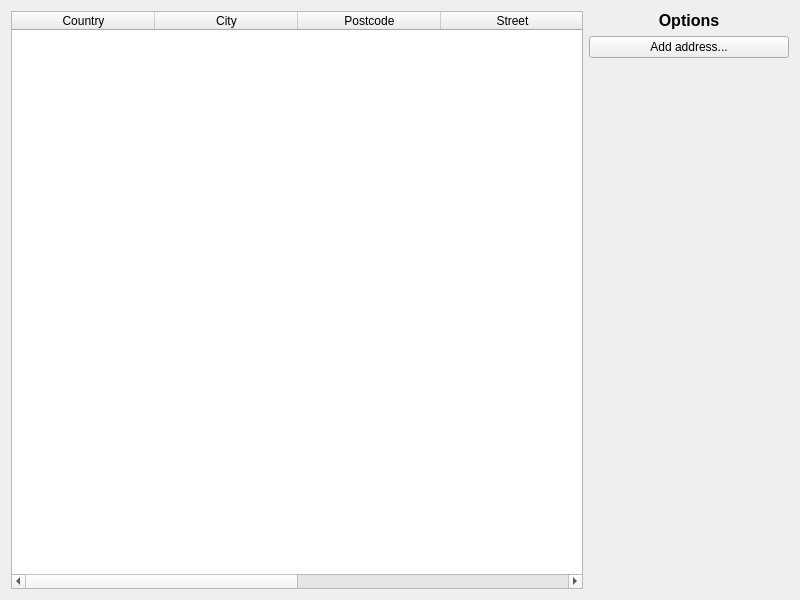
<?xml version="1.0" encoding="UTF-8"?>
<ui version="4.0">
 <class>AddressesWidget</class>
 <widget class="QWidget" name="AddressesWidget">
  <property name="geometry">
   <rect>
    <x>0</x>
    <y>0</y>
    <width>800</width>
    <height>600</height>
   </rect>
  </property>
  <property name="windowTitle">
   <string>Form</string>
  </property>
  <layout class="QHBoxLayout" name="horizontalLayout">
   <item>
    <widget class="QTableWidget" name="addresses_list">
     <property name="sizeAdjustPolicy">
      <enum>QAbstractScrollArea::AdjustToContents</enum>
     </property>
     <property name="autoScroll">
      <bool>false</bool>
     </property>
     <property name="editTriggers">
      <set>QAbstractItemView::NoEditTriggers</set>
     </property>
     <property name="tabKeyNavigation">
      <bool>false</bool>
     </property>
     <property name="alternatingRowColors">
      <bool>true</bool>
     </property>
     <property name="selectionMode">
      <enum>QAbstractItemView::SingleSelection</enum>
     </property>
     <property name="selectionBehavior">
      <enum>QAbstractItemView::SelectRows</enum>
     </property>
     <property name="sortingEnabled">
      <bool>true</bool>
     </property>
     <property name="columnCount">
      <number>6</number>
     </property>
     <attribute name="horizontalHeaderVisible">
      <bool>true</bool>
     </attribute>
     <attribute name="horizontalHeaderCascadingSectionResizes">
      <bool>false</bool>
     </attribute>
     <attribute name="horizontalHeaderDefaultSectionSize">
      <number>143</number>
     </attribute>
     <attribute name="horizontalHeaderHighlightSections">
      <bool>true</bool>
     </attribute>
     <attribute name="horizontalHeaderShowSortIndicator" stdset="0">
      <bool>true</bool>
     </attribute>
     <attribute name="horizontalHeaderStretchLastSection">
      <bool>true</bool>
     </attribute>
     <column>
      <property name="text">
       <string>Country</string>
      </property>
     </column>
     <column>
      <property name="text">
       <string>City</string>
      </property>
     </column>
     <column>
      <property name="text">
       <string>Postcode</string>
      </property>
     </column>
     <column>
      <property name="text">
       <string>Street</string>
      </property>
     </column>
     <column>
      <property name="text">
       <string>House number</string>
      </property>
     </column>
     <column>
      <property name="text">
       <string>Apartment number</string>
      </property>
     </column>
    </widget>
   </item>
   <item>
    <layout class="QVBoxLayout" name="options_section">
     <item>
      <widget class="QLabel" name="options_label">
       <property name="minimumSize">
        <size>
         <width>200</width>
         <height>0</height>
        </size>
       </property>
       <property name="font">
        <font>
         <pointsize>12</pointsize>
         <weight>75</weight>
         <bold>true</bold>
        </font>
       </property>
       <property name="text">
        <string>Options</string>
       </property>
       <property name="alignment">
        <set>Qt::AlignCenter</set>
       </property>
      </widget>
     </item>
     <item>
      <widget class="QPushButton" name="add_address_button">
       <property name="text">
        <string>Add address...</string>
       </property>
      </widget>
     </item>
     <item>
      <spacer name="options_spacer">
       <property name="orientation">
        <enum>Qt::Vertical</enum>
       </property>
       <property name="sizeHint" stdset="0">
        <size>
         <width>20</width>
         <height>40</height>
        </size>
       </property>
      </spacer>
     </item>
    </layout>
   </item>
  </layout>
 </widget>
 <resources/>
 <connections/>
</ui>
